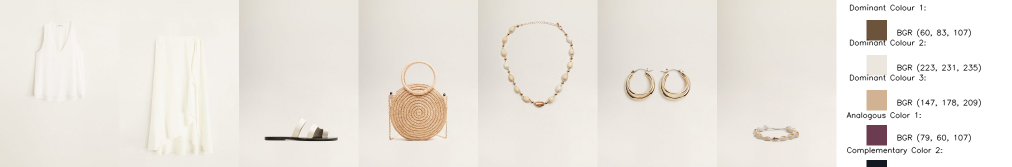
#> input picture Mango_project/back_end/concatenated_image.png, 2023 x 334 px, given in place of 1.png, which was not available (shown at 1/2 size)
$ python test_cv2.py
#> lines starting #> are read from the running program, lines starting #| are printed output that depends on the picture; after the words box and inside, x2 and y2 are one past the last pixel; in counts of white or black regions, pixels touching at a corner belong together; pictures that were not available may be replaced by others from this repository, and a replacement may not be noted
import cv2
import numpy as np
import random

def get_dominant_colors(image, num_colors):
    # Reshape the image to be a list of pixels
    pixels = image.reshape((-1, 3))

    # Apply k-means clustering to find dominant colors
    criteria = (cv2.TERM_CRITERIA_EPS + cv2.TERM_CRITERIA_MAX_ITER, 200, 0.1)
    _, labels, centers = cv2.kmeans(pixels.astype(np.float32), num_colors, None, criteria, 10, cv2.KMEANS_RANDOM_CENTERS)

    # Convert the RGB values of dominant colors to integers
    dominant_colors = np.uint8(centers)

    return dominant_colors

def generate_complementary_color(base_color):
    # Calculate the complementary color
    complementary_color = cv2.subtract(np.array([255, 255, 255], dtype=np.uint8), base_color)
    return complementary_color

def generate_monochromatic_colors(base_color, num_colors):
    hsv_base = cv2.cvtColor(np.uint8([[base_color]]), cv2.COLOR_BGR2HSV)[0][0]
    monochromatic_colors = []

    for _ in range(num_colors):
        # Generate random brightness values
        random_value = random.randint(0, 255)

        # Create a monochromatic color in HSV space
        monochromatic_hsv_color = np.array([hsv_base[0], hsv_base[1], random_value], dtype=np.uint8)

        # Convert back to BGR color space
        monochromatic_bgr_color = cv2.cvtColor(np.uint8([[monochromatic_hsv_color]]), cv2.COLOR_HSV2BGR)[0][0]

        monochromatic_colors.append(monochromatic_bgr_color)

    return monochromatic_colors

def generate_analogous_colors(base_color, num_colors):
    # Calculate analogous colors by varying hue
    hsv_base = cv2.cvtColor(np.uint8([[base_color]]), cv2.COLOR_BGR2HSV)[0][0]
    analogous_colors = []

    for _ in range(num_colors):
        # Generate random hue values within a range
        random_hue = random.randint(hsv_base[0] - 30, hsv_base[0] + 30) % 180

        # Create an analogous color in HSV space
        analogous_hsv_color = np.array([random_hue, hsv_base[1], hsv_base[2]], dtype=np.uint8)

        # Convert back to BGR color space
        analogous_bgr_color = cv2.cvtColor(np.uint8([[analogous_hsv_color]]), cv2.COLOR_HSV2BGR)[0][0]

        analogous_colors.append(analogous_bgr_color)

    return analogous_colors

def save_concatenated_image(image, file_path):
    cv2.imwrite(file_path, image)

def open_image_with_viewer(file_path):
    import subprocess
    try:
        subprocess.run(["xdg-open", file_path])  # Use "open" on macOS
    except Exception as e:
        print(f"Error opening image with viewer: {e}")


def main(image_path):
    # Load the image
#> called with image_path = '../dataset/outfits/1.png'
    image = cv2.imread(image_path)
#> image is the input picture: shape (334, 2023, 3); mean B, G, R 224.1, 230.6, 235.2

    # Get dominant colors from the image (you can adjust the number of colors)
    num_dominant_colors = int(input("Enter the number of dominant colors to show: "))
#> the answer given: 3
    dominant_colors = get_dominant_colors(image, num_dominant_colors)
#> in get_dominant_colors, `_, labels, centers = cv2.kmeans(pixels.astype(np.float32), num_colors,..`: centers = [[149.8, 178.1, 205.7], [60.08, 65.41, 82.1], [228.9, 235.3, 239.1]]
#> in get_dominant_colors, `dominant_colors = np.uint8(centers)`: dominant_colors = [[149, 178, 205], [60, 65, 82], [228, 235, 239]]
#> dominant_colors = [[149, 178, 205], [60, 65, 82], [228, 235, 239]]

    # Create a canvas for displaying the original image
    canvas_original = np.copy(image)

    # Generate and display random colors with BGR values
    num_random_colors = int(input("Enter the number of random colors to show: "))
#> the answer given: 3

    # Create a canvas for displaying random colors and BGR values with a white background
    canvas_random_colors = np.ones((image.shape[0], 350, 3), dtype=np.uint8) * 255

    # Display dominant colors and their BGR values
    for i, color in enumerate(dominant_colors):
        color_rect = np.ones((40, 40, 3), dtype=np.uint8) * color
        cv2.putText(canvas_random_colors, f"Dominant Colour {i+1}:", (25, 20 + i * 70),
                    cv2.FONT_HERSHEY_SIMPLEX, 0.5, (0, 0, 0), 1, cv2.LINE_AA)
        cv2.rectangle(canvas_random_colors, (60, 40 + i * 70), (100, 80 + i * 70), tuple(map(int, color)), -1)
        cv2.putText(canvas_random_colors, f"BGR {tuple(color)}", (120, 70 + i * 70),
                    cv2.FONT_HERSHEY_SIMPLEX, 0.5, (0, 0, 0), 1, cv2.LINE_AA)
#> this loop made 3 passes
#> pass 1, in main, `color_rect = np.ones((40, 40, 3), dtype=np.uint8) * color`:
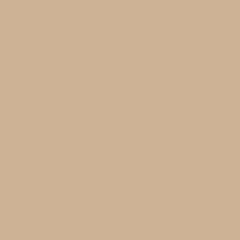
#> color_rect: shape (40, 40, 3) (shown 6 times larger); mean of channels 0, 1, 2 149, 178, 205; drawn as B, G, R
#> pass 2, in main, `color_rect = np.ones((40, 40, 3), dtype=np.uint8) * color`:
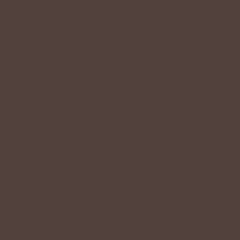
#> color_rect: shape (40, 40, 3) (shown 6 times larger); mean of channels 0, 1, 2 60, 65, 82; drawn as B, G, R
#> pass 3, in main, `color_rect = np.ones((40, 40, 3), dtype=np.uint8) * color`:
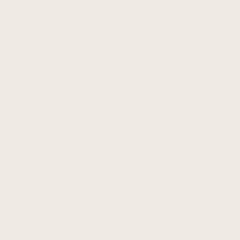
#> color_rect: shape (40, 40, 3) (shown 6 times larger); mean of channels 0, 1, 2 228, 235, 239; drawn as B, G, R
#> after the loop:
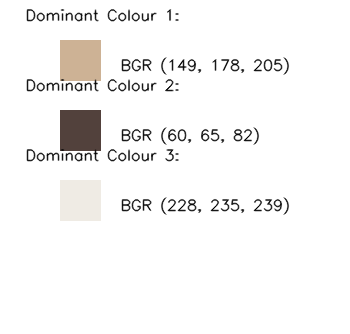
#> canvas_random_colors: shape (334, 350, 3); mean of channels 0, 1, 2 244.8, 245.4, 246; drawn as B, G, R

    # Generate and display random colors with BGR values
    for i in range(num_random_colors):
        base_color = dominant_colors[i % num_dominant_colors]

        # Generate complementary, monochromatic, or analogous color
        random_choice = random.choice(["complementary", "monochromatic", "analogous"])
        if random_choice == "complementary":
            random_color = generate_complementary_color(base_color)
            color_name = "Complementary"
        elif random_choice == "monochromatic":
            random_color = generate_monochromatic_colors(base_color, 1)[0]
            color_name = "Monochromatic"
        else:
            random_color = generate_analogous_colors(base_color, 1)[0]
            color_name = "Analogous"

        cv2.putText(canvas_random_colors, f"{color_name} Color {i+1}:", (20, 25 + (num_dominant_colors + i) * 70),
                    cv2.FONT_HERSHEY_SIMPLEX, 0.5, (0, 0, 0), 1, cv2.LINE_AA)
        cv2.rectangle(canvas_random_colors, (60, 40 + (num_dominant_colors + i) * 70),
                      (100, 80 + (num_dominant_colors + i) * 70), tuple(map(int, random_color)), -1)
        cv2.putText(canvas_random_colors, f"BGR {tuple(random_color)}", (120, 70 + (num_dominant_colors + i) * 70),
                    cv2.FONT_HERSHEY_SIMPLEX, 0.5, (0, 0, 0), 1, cv2.LINE_AA)
#> this loop made 3 passes
#> (base_color, random_color) on passes 1, 3: ([149, 178, 205], [156, 187, 215]), ([228, 235, 239], [236, 244, 248])
#> (base_color, random_color) on pass 2: ([60, 65, 82], [195, 190, 173, 0])
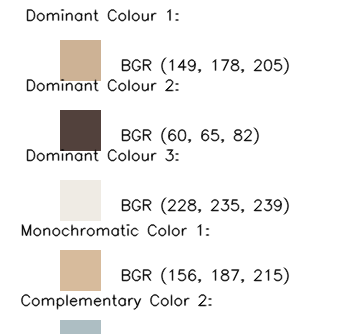
#> canvas_random_colors: shape (334, 350, 3); 4.81% of pixels changed, all inside (x1, y1, x2, y2) = (20, 224, 290, 334); drawn as B, G, R

    # Concatenate the original image and the canvas with random colors
    concatenated_image = np.hstack((canvas_original, canvas_random_colors))
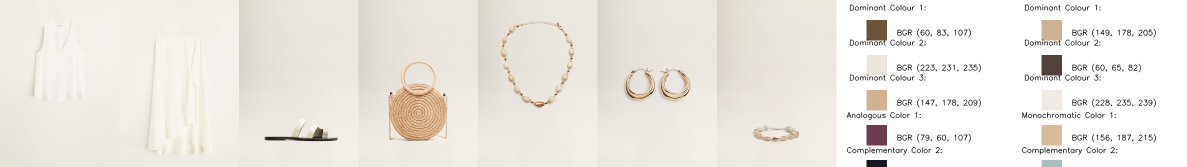
#> concatenated_image: shape (334, 2373, 3) (shown at 1/2 size); mean B, G, R 226.4, 232.2, 236.2

    # Save the concatenated image to a file
    output_image_path = "concatenated_image.png"
    save_concatenated_image(concatenated_image, output_image_path)

    # Open the saved image with an external viewer
    open_image_with_viewer(output_image_path)

if __name__ == "__main__":
    image_path = '../dataset/outfits/1.png' # Update your file path
    main(image_path)
